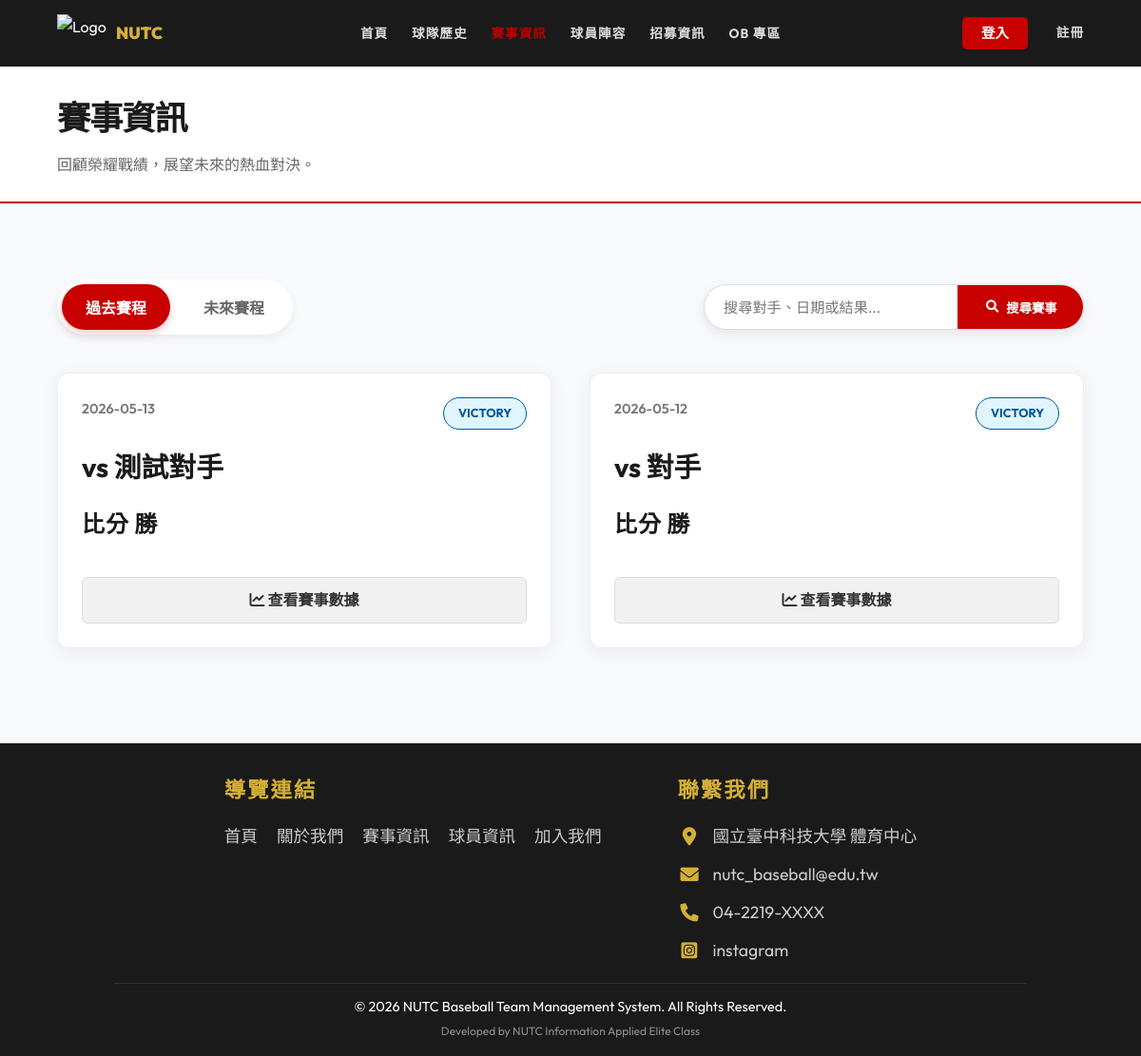
The app's page /matches.php, older data.
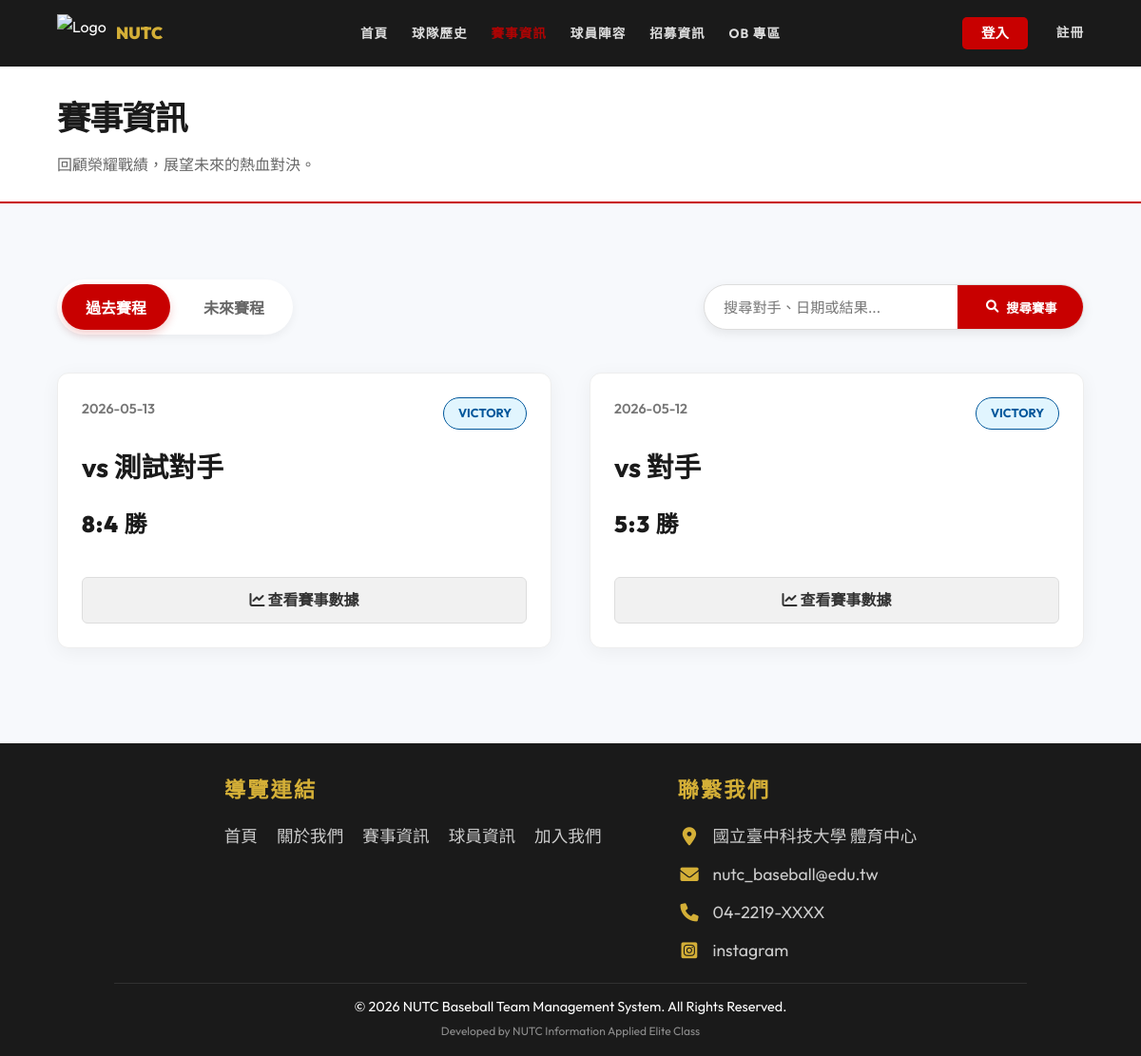
The same page, newer data.
### tables this page shows
CREATE TABLE `game` (
  `Game_id` int(11) NOT NULL COMMENT '比賽識別碼',
  `Team_Id` int(11) NOT NULL COMMENT '關聯 Team.team_Id',
  `game_date` date DEFAULT NULL COMMENT '比賽日期',
  `game_time` time DEFAULT NULL COMMENT '比賽時間 (如: 12:30)',
  `location` varchar(100) DEFAULT NULL COMMENT '比賽地點',
  `opponent` varchar(1000) DEFAULT NULL,
  `result` varchar(10) DEFAULT NULL COMMENT '比賽結果 (如：14 vs 12 勝)',
  `batting_first` varchar(10) DEFAULT NULL COMMENT '先攻或後攻'
);

### includes/Database.php (called while the page is built, shortened)
<?php
class Database {
    private $pdo;
    public function __construct() {
        $host = 'localhost';
        $db   = 'baseball_web';
        $user = 'root';
        $pass = '';
        $charset = 'utf8mb4';
        $dsn = "mysql:host=$host;port=3306;dbname=$db;charset=$charset";
        $options = [
            PDO::ATTR_ERRMODE            => PDO::ERRMODE_EXCEPTION,
            PDO::ATTR_DEFAULT_FETCH_MODE => PDO::FETCH_ASSOC,
            PDO::ATTR_EMULATE_PREPARES   => false,
        ];
        try {
            $this->pdo = new PDO($dsn, $user, $pass, $options);
        } catch (\PDOException $e) {
            throw new \PDOException($e->getMessage(), (int)$e->getCode());
        }
    }
    public function getAll($table) {
        $stmt = $this->pdo->query("SELECT * FROM `$table`");
        return $stmt->fetchAll();
    }
}

### includes/config.php (called while the page is built, shortened)
<?php
require_once 'Database.php';
$db = new Database();

### matches.php (the view, shortened to what this page needs)
<?php
require_once 'includes/header.php';
$matches = $db->getAll('game');
$search = $_GET['search'] ?? '';
usort($matches, function($a, $b) {
    return strtotime($b['game_date']) - strtotime($a['game_date']);
});
$today = date('Y-m-d');
$pastGames = array_filter($matches, function($m) use ($today) {
    return $m['game_date'] < $today || !empty($m['result']);
});
?>
<div class="page-header">
    <h1>賽事資訊</h1>
    <p>回顧榮耀戰績，展望未來的熱血對決。</p>
</div>
<section class="matches-section">
    <div class="container">
        <div style="display: flex; justify-content: space-between; align-items: center; flex-wrap: wrap; gap: 20px; margin-bottom: 40px;">
            <div class="matches-tabs" style="margin-bottom: 0; display: flex; align-items: center; gap: 10px;">
                <button class="btn-tab active" data-target="past-matches" style="height: 48px;">過去賽程</button>
                <button class="btn-tab" data-target="future-matches" style="height: 48px;">未來賽程</button>
            </div>
            <form method="GET" class="search-bar-container" style="margin-bottom: 0;">
                <input type="text" name="search" class="search-bar-input" placeholder="搜尋對手、日期或結果..." value="<?= htmlspecialchars($search) ?>">
                <button type="submit" class="search-bar-btn"><i class="fas fa-search"></i> 搜尋賽事</button>
            </form>
        </div>
        <div id="past-matches" class="matches-tab-content">
            <?php if (empty($pastGames)): ?>
                <div class="empty-state-message">
                    <i class="fas fa-search"></i>
                    目前的搜尋條件找不到相關賽事。
                </div>
            <?php else: ?>
                <div class="card-container">
                    <?php foreach ($pastGames as $g): ?>
                        <div class="card match-item" data-search="<?= htmlspecialchars(strtolower($g['opponent'] . ' ' . $g['game_date'] . ' ' . $g['result'])) ?>">
                            <div class="card-content" style="display: flex; flex-direction: column; height: 100%;">
                                <div style="flex-grow: 1;">
                                    <div class="match-card-header">
                                        <span class="match-card-date"><?= $g['game_date'] ?></span>
                                        <?php
                                            $isWin = strpos($g['result'], '勝') !== false;
                                            $badgeClass = $isWin ? 'badge-win' : 'badge-loss';
                                            $resultText = $isWin ? 'VICTORY' : 'DEFEAT';
                                        ?>
                                        <span class="badge <?= $badgeClass ?>"><?= $resultText ?></span>
                                    </div>
                                    <h3 class="card-title match-card-title-lg">vs <?= htmlspecialchars($g['opponent']) ?></h3>
                                    <p class="match-card-result-lg">
                                        <?= htmlspecialchars($g['result']) ?>
                                    </p>
                                </div>
                                <a href="game_detail.php?id=<?= $g['Game_id'] ?>" style="display: block; text-align: center; padding: 10px; margin-top: 15px; border-radius: 6px; text-decoration: none; background: #f1f1f1; color: #333; font-weight: 600; border: 1px solid #ddd; transition: 0.3s;" onmouseover="this.style.background='var(--primary)'; this.style.color='white'; this.style.borderColor='var(--primary)';" onmouseout="this.style.background='#f1f1f1'; this.style.color='#333'; this.style.borderColor='#ddd';">
                                    <i class="fas fa-chart-line"></i> 查看賽事數據
                                </a>
                            </div>
                        </div>
                    <?php endforeach; ?>
                </div>
            <?php endif; ?>
        </div>
    </div>
</section>
<?php require_once 'includes/footer.php'; ?>

Row changes from the older to the newer data that the page shows:
changed game "測試對手": result "比分 勝" → "8:4 勝"
changed game "對手": result "比分 勝" → "5:3 勝"
